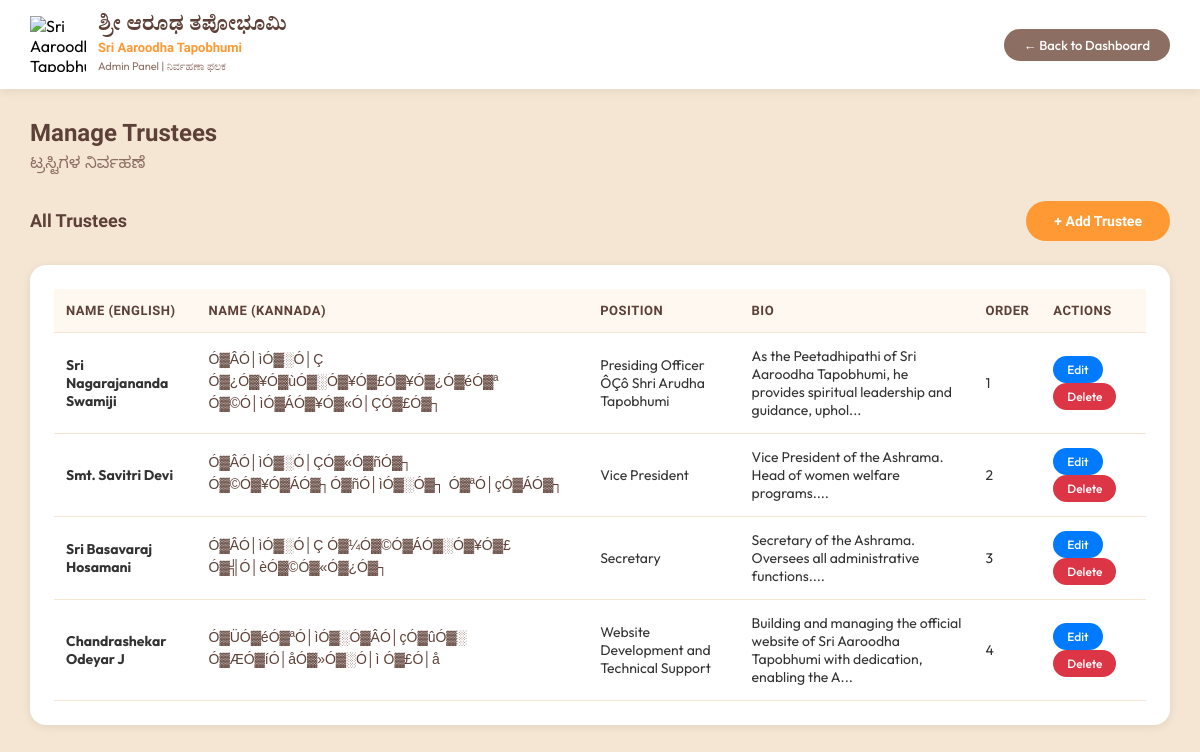
The page /admin/trustees.php (signed in) on the database its author committed.
### tables this page shows
CREATE TABLE `trustees` (
  `id` int(11) NOT NULL AUTO_INCREMENT,
  `name_kannada` varchar(255) NOT NULL,
  `name_english` varchar(255) NOT NULL,
  `position_kannada` varchar(255) NOT NULL,
  `position_english` varchar(255) NOT NULL,
  `bio_kannada` text DEFAULT NULL,
  `bio_english` text DEFAULT NULL,
  `image_url` varchar(500) DEFAULT NULL,
  `display_order` int(11) DEFAULT 0,
  `is_active` tinyint(1) DEFAULT 1,
  `created_at` timestamp NOT NULL DEFAULT current_timestamp(),
  `updated_at` timestamp NOT NULL DEFAULT current_timestamp() ON UPDATE current_timestamp(),
  PRIMARY KEY (`id`)
);

### admin/trustees.php (the view, shortened to what this page needs)
<?php
require_once 'db_connect.php';
$stmt = $pdo->query("SELECT * FROM trustees ORDER BY display_order ASC");
$trustees = $stmt->fetchAll();
?>
<!DOCTYPE html>
<html lang="en">
<head>
</head>
<body>
    <div class="admin-header">
        <div class="header-content">
            <div class="logo-section">
                <img src="../assets/ashrama-logo.png" alt="Sri Aaroodha Tapobhumi Logo" class="admin-logo">
                <div class="title-section">
                    <h1 class="title-kannada">ಶ್ರೀ ಆರೂಢ ತಪೋಭೂಮಿ</h1>
                    <p class="title-english">Sri Aaroodha Tapobhumi</p>
                    <p class="subtitle">Admin Panel | ನಿರ್ವಹಣಾ ಫಲಕ</p>
                </div>
            </div>
            <div class="header-actions">
                <a href="dashboard.php" class="btn-back">← Back to Dashboard</a>
            </div>
        </div>
    </div>
    <div class="container">
        <h2 class="page-title">Manage Trustees</h2>
        <p class="page-subtitle">ಟ್ರಸ್ಟಿಗಳ ನಿರ್ವಹಣೆ</p>
        <div class="actions">
            <h3 style="font-family: 'Lexend', sans-serif; color: #5D4037; font-size: 18px;">All Trustees</h3>
            <button class="btn" onclick="openAddModal()">+ Add Trustee</button>
        </div>
        <div class="table-container">
            <table>
                <thead>
                    <tr>
                        <th>Name (English)</th>
                        <th>Name (Kannada)</th>
                        <th>Position</th>
                        <th>Bio</th>
                        <th>Order</th>
                        <th>Actions</th>
                    </tr>
                </thead>
                <tbody>
                    <?php foreach ($trustees as $trustee): ?>
                    <tr>
                        <td><strong><?php echo htmlspecialchars($trustee['name_english']); ?></strong></td>
                        <td><span class="kannada-text"><?php echo htmlspecialchars($trustee['name_kannada'] ?? '-'); ?></span></td>
                        <td><?php echo htmlspecialchars($trustee['position_english']); ?></td>
                        <td><?php echo substr(htmlspecialchars($trustee['bio_english'] ?? ''), 0, 100); ?>...</td>
                        <td><?php echo $trustee['display_order']; ?></td>
                        <td>
                            <button class="btn-sm btn-edit" onclick='editTrustee(<?php echo json_encode($trustee); ?>)'>Edit</button>
                            <button class="btn-sm btn-delete" onclick="deleteTrustee(<?php echo $trustee['id']; ?>)">Delete</button>
                        </td>
                    </tr>
                    <?php endforeach; ?>
                </tbody>
            </table>
        </div>
    </div>
</body>
</html>

### admin/trustees.php (style rules this page uses)
* { margin: 0; padding: 0; box-sizing: border-box; }
body { font-family: 'Outfit', sans-serif; background: #F5E6D3; min-height: 100vh; }
.admin-header { background: white; box-shadow: 0 2px 10px rgba(0,0,0,0.08); position: sticky; top: 0; z-index: 100; }
.header-content { max-width: 1400px; margin: 0 auto; padding: 16px 30px; display: flex; justify-content: space-between; align-items: center; }
.logo-section { display: flex; align-items: center; gap: 12px; }
.admin-logo { width: 56px; height: 56px; object-fit: contain; }
.title-section { display: flex; flex-direction: column; }
.title-kannada { font-family: 'Noto Serif Kannada', serif; font-size: 20px; font-weight: 700; color: #5D4037; line-height: 1.2; }
.title-english { font-family: 'Lexend', sans-serif; font-size: 13px; font-weight: 600; color: #FF9933; line-height: 1.3; }
.subtitle { font-family: 'Outfit', sans-serif; font-size: 11px; color: #8D6E63; margin-top: 2px; }
.btn-back { background: #8D6E63; color: white; padding: 8px 20px; border-radius: 50px; text-decoration: none; font-family: 'Outfit', sans-serif; font-size: 13px; font-weight: 500; transition: all 0.3s ease; border: none; cursor: pointer; }
.container { max-width: 1400px; margin: 30px auto; padding: 0 30px; }
.page-title { font-family: 'Lexend', sans-serif; font-size: 24px; font-weight: 700; color: #5D4037; margin-bottom: 8px; }
.page-subtitle { font-family: 'Noto Sans Kannada', sans-serif; font-size: 16px; color: #8D6E63; margin-bottom: 24px; }
.actions { display: flex; justify-content: space-between; align-items: center; margin-bottom: 24px; }
.btn { background: #FF9933; color: white; border: none; padding: 12px 28px; border-radius: 50px; cursor: pointer; font-size: 14px; font-weight: 600; font-family: 'Lexend', sans-serif; text-decoration: none; display: inline-block; transition: all 0.3s ease; }
.table-container { background: white; border-radius: 16px; padding: 24px; box-shadow: 0 2px 10px rgba(0,0,0,0.08); overflow-x: auto; }
table { width: 100%; border-collapse: collapse; }
th, td { padding: 14px 12px; text-align: left; border-bottom: 1px solid #F5E6D3; }
th { background: #FFF8F0; font-weight: 600; color: #5D4037; font-family: 'Lexend', sans-serif; font-size: 13px; text-transform: uppercase; letter-spacing: 0.5px; }
td { font-family: 'Outfit', sans-serif; font-size: 14px; color: #333; }
.kannada-text { font-family: 'Noto Sans Kannada', sans-serif; color: #5D4037; font-weight: 500; }
.btn-sm { padding: 6px 14px; font-size: 12px; border-radius: 20px; border: none; cursor: pointer; font-family: 'Outfit', sans-serif; font-weight: 500; transition: all 0.2s ease; margin-right: 5px; }
.btn-edit { background: #007bff; color: white; }
.btn-delete { background: #dc3545; color: white; }

### rows shown on the page
trustees: name_english "Sri Nagarajananda Swamiji", name_kannada "Ó▓ÂÓ│ìÓ▓░Ó│Ç Ó▓¿Ó▓¥Ó▓ùÓ▓░Ó▓¥Ó▓£Ó▓¥Ó▓¿Ó▓éÓ▓ª Ó▓©Ó│ìÓ▓ÁÓ▓¥Ó▓«Ó│ÇÓ▓£Ó▓┐", position_english "Presiding Officer ÔÇô Shri Arudha Tapobhumi", bio_english "As the Peetadhipathi of Sri Aaroodha Tapobhumi, he provides spiritual leadership and guidance, uphol", display_order "1"
trustees: name_english "Smt. Savitri Devi", name_kannada "Ó▓ÂÓ│ìÓ▓░Ó│ÇÓ▓«Ó▓ñÓ▓┐ Ó▓©Ó▓¥Ó▓ÁÓ▓┐Ó▓ñÓ│ìÓ▓░Ó▓┐ Ó▓ªÓ│çÓ▓ÁÓ▓┐", position_english "Vice President", bio_english "Vice President of the Ashrama. Head of women welfare programs.", display_order "2"
trustees: name_english "Sri Basavaraj Hosamani", name_kannada "Ó▓ÂÓ│ìÓ▓░Ó│Ç Ó▓¼Ó▓©Ó▓ÁÓ▓░Ó▓¥Ó▓£ Ó▓╣Ó│èÓ▓©Ó▓«Ó▓¿Ó▓┐", position_english "Secretary", bio_english "Secretary of the Ashrama. Oversees all administrative functions.", display_order "3"
trustees: name_english "Chandrashekar Odeyar J", name_kannada "Ó▓ÜÓ▓éÓ▓ªÓ│ìÓ▓░Ó▓ÂÓ│çÓ▓ûÓ▓░ Ó▓ÆÓ▓íÓ│åÓ▓»Ó▓░Ó│ì Ó▓£Ó│å", position_english "Website Development and Technical Support", bio_english "Building and managing the official website of Sri Aaroodha Tapobhumi with dedication, enabling the A", display_order "4"
